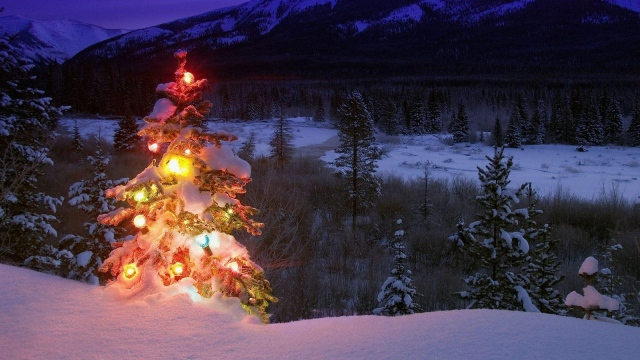
#> input picture nmzwj.png.jpg, 640 x 360 px
$ python main_2.py
#> lines starting #> are read from the running program, lines starting #| are printed output that depends on the picture; after the words box and inside, x2 and y2 are one past the last pixel; in counts of white or black regions, pixels touching at a corner belong together
#> further down, rgbimg is the input picture: shape (360, 640, 3); mean R, G, B 70.5, 56.1, 73.7
### findtree.py
from PIL import Image
import numpy as np
import scipy as sp
import matplotlib.colors as colors
from sklearn.cluster import DBSCAN
from math import ceil, sqrt

"""
Inputs:

    rgbimg:         [M,N,3] numpy array containing (uint, 0-255) color image

    hueleftthr:     Scalar constant to select maximum allowed hue in the
                    yellow-green region

    huerightthr:    Scalar constant to select minimum allowed hue in the
                    blue-purple region

    satthr:         Scalar constant to select minimum allowed saturation

    valthr:         Scalar constant to select minimum allowed value

    monothr:        Scalar constant to select minimum allowed monochrome
                    brightness

    maxpoints:      Scalar constant maximum number of pixels to forward to
                    the DBSCAN clustering algorithm

    proxthresh:     Proximity threshold to use for DBSCAN, as a fraction of
                    the diagonal size of the image

Outputs:

    borderseg:      [K,2,2] Nested list containing K pairs of x- and y- pixel
                    values for drawing the tree border

    X:              [P,2] List of pixels that passed the threshold step

    labels:         [Q,2] List of cluster labels for points in Xslice (see
                    below)

    Xslice:         [Q,2] Reduced list of pixels to be passed to DBSCAN

"""


def findtree(rgbimg, hueleftthr=0.2, huerightthr=0.95, satthr=0.7,
             valthr=0.7, monothr=220, maxpoints=5000, proxthresh=0.04):
    # Convert rgb image to monochrome for
#> called with hueleftthr = 0.2, huerightthr = 0.95, satthr = 0.7, valthr = 0.7, monothr = 220, maxpoints = 5000, proxthresh = 0.04
    gryimg = np.asarray(Image.fromarray(rgbimg).convert('L'))
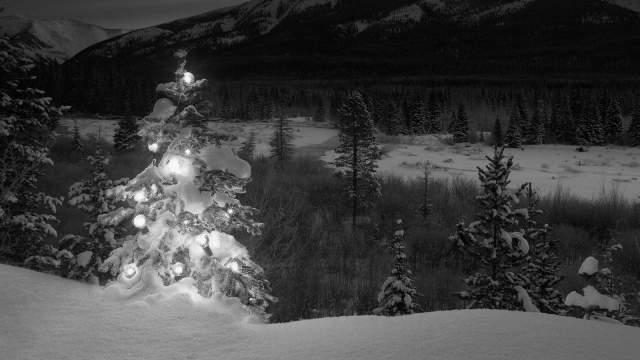
#> gryimg: shape (360, 640); min 0, max 253, mean 62.4
    # Convert rgb image (uint, 0-255) to hsv (float, 0.0-1.0)
    hsvimg = colors.rgb_to_hsv(rgbimg.astype(float) / 255)
#> hsvimg: shape (360, 640, 3) float64; mean of channels 0, 1, 2 0.593, 0.441, 0.35

    # Initialize binary thresholded image
    binimg = np.zeros((rgbimg.shape[0], rgbimg.shape[1]))
    # Find pixels with hue<0.2 or hue>0.95 (red or yellow) and saturation/value
    # both greater than 0.7 (saturated and bright)--tends to coincide with
    # ornamental lights on trees in some of the images
    boolidx = np.logical_and(
        np.logical_and(
            np.logical_or((hsvimg[:, :, 0] < hueleftthr),
                          (hsvimg[:, :, 0] > huerightthr)),
            (hsvimg[:, :, 1] > satthr)),
        (hsvimg[:, :, 2] > valthr)
    )
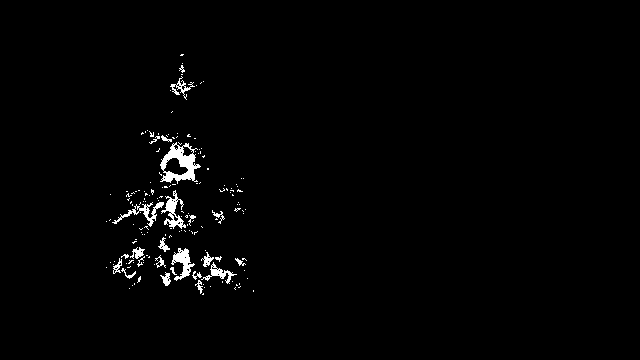
#> boolidx: shape (360, 640) bool; 1.5% white; 161 white regions (136 under 20 px), largest, box (x1, y1, x2, y2) and area: (160, 142, 201, 184) 772, (161, 190, 186, 229) 356, (171, 248, 195, 281) 337
    # Find pixels that meet hsv criterion
    binimg[np.where(boolidx)] = 255
    # Add pixels that meet grayscale brightness criterion
    binimg[np.where(gryimg > monothr)] = 255

    # Prepare thresholded points for DBSCAN clustering algorithm
    X = np.transpose(np.where(binimg == 255))

    print(123456, X.shape)
    print(X[0])
    print(X[1])

    Xslice = X
    nsample = len(Xslice)
    if nsample > maxpoints:
        # Make sure number of points does not exceed DBSCAN maximum capacity
        Xslice = X[range(0, nsample, int(ceil(float(nsample) / maxpoints)))]

    # Translate DBSCAN proximity threshold to units of pixels and run DBSCAN
    pixproxthr = proxthresh * sqrt(binimg.shape[0] ** 2 + binimg.shape[1] ** 2)
    db = DBSCAN(eps=pixproxthr, min_samples=10).fit(Xslice)
    labels = db.labels_.astype(int)

    # Find the largest cluster (i.e., with most points) and obtain convex hull
    unique_labels = set(labels)
    maxclustpt = 0
    for k in unique_labels:
        class_members = [index[0] for index in np.argwhere(labels == k)]
        if len(class_members) > maxclustpt:
            points = Xslice[class_members]
            hull = sp.spatial.ConvexHull(points)
            maxclustpt = len(class_members)
            borderseg = [[points[simplex, 0], points[simplex, 1]] for simplex
                         in hull.simplices]

    return borderseg, X, labels, Xslice

### main_2.py
#!/usr/bin/env python

from PIL import Image
import numpy as np
from findtree import findtree
import time
import cv2

# Image files to process
# fname = ['nmzwj.png.jpg', 'aVZhC.png.jpg', '2K9EF.png.jpg',
#          'YowlH.png.jpg', '2y4o5.png.jpg', 'FWhSP.png.jpg']
fname = ['nmzwj.png.jpg']

# Initialize figures
for ii, name in zip(range(len(fname)), fname):
    # Open the file and convert to rgb image
    rgbimg = np.asarray(Image.open(name))

    # Get the tree borders as well as a bunch of other intermediate values
    # that will be used to illustrate how the algorithm works
    border_seg, X, labels, Xslice = findtree(rgbimg)
#> border_seg = 13 items, first 6: [[194, 221], [110, 106]], [[288, 300], [129, 193]], [[178, 290], [243, 253]], [[291, 290], [253, 253]], [[55, 54], [180, 181]], [[55, 194], [180, 110]]; X = 4455 pairs, first value 54 to 300, second value 106 to 253; labels = 4455 values from 0 to 0; Xslice has the same summary as X
    border = np.array(border_seg)[:, 0]
#> border = 13 rows, first 8: [194, 221], [288, 300], [178, 290], [291, 290], [55, 54], [55, 194], [267, 221], [267, 288]
    print(border)
#| [[194 221]
#|  [288 300]
#|  [178 290]
#|  [291 290]
#|  [ 55  54]
#|  [ 55 194]
#|  [267 221]
#|  [267 288]
#|  [ 81 178]
#|  [300 300]
#|  [300 291]
#|  [ 54  54]
#> (further printed lines are left out)
    # Display thresholded images
    binimg = np.zeros((rgbimg.shape[0], rgbimg.shape[1]), dtype=np.uint8)
    for v, h in X:
        binimg[v, h] = 255
#> this loop made 4455 passes
#> (v, h) on passes 1 to 3: (54, 181), (54, 182), (54, 183)
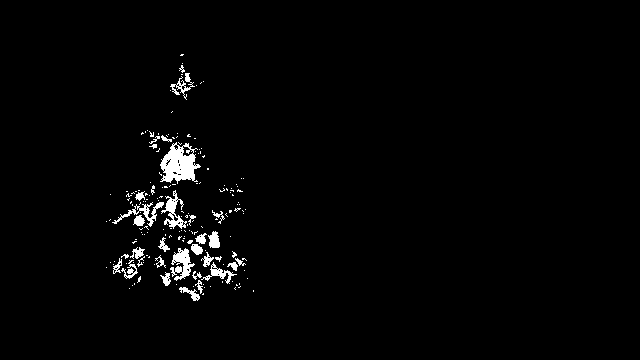
#> binimg: shape (360, 640); 1.9% white; 177 white regions (144 under 20 px), largest, box (x1, y1, x2, y2) and area: (160, 142, 201, 184) 994, (170, 248, 195, 281) 411, (161, 190, 187, 229) 362
    cv2.polylines(binimg, [border], True, 255)
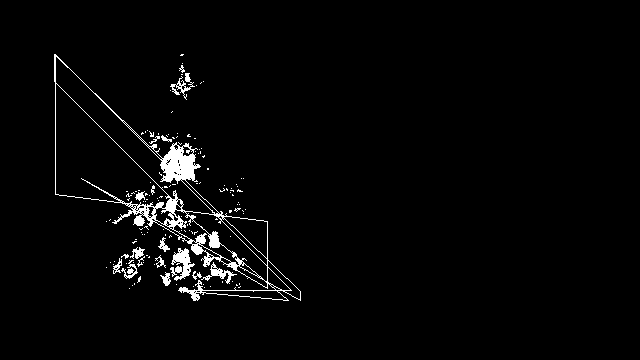
#> binimg: shape (360, 640); 2.6% white; 133 white regions (115 under 20 px), largest, box (x1, y1, x2, y2) and area: (54, 54, 301, 301) 4158, (170, 248, 195, 281) 411, (201, 262, 237, 284) 206
    cv2.imshow('11', binimg)
    cv2.waitKey()

    # Display color-coded clusters
    clustimg = np.ones(rgbimg.shape)
    unique_labels = set(labels)
#> unique_labels = 1 item

$ run again, with aVZhC.png.jpg copied over nmzwj.png.jpg
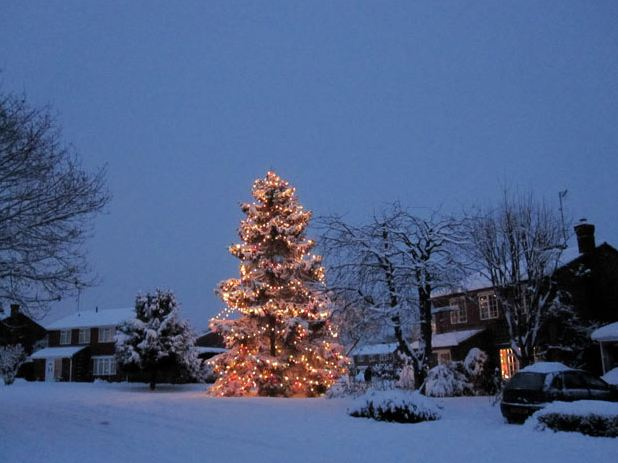
#> input picture aVZhC.png.jpg, 618 x 463 px
#> rgbimg is the input picture: shape (463, 618, 3); mean R, G, B 77.6, 95.7, 133.9
#> hsvimg: shape (463, 618, 3) float64; mean of channels 0, 1, 2 0.574, 0.459, 0.541
#> in findtree, `boolidx = np.logical_and( np.logical_and( np.logical_or((hsvimg[:, :, ..`:
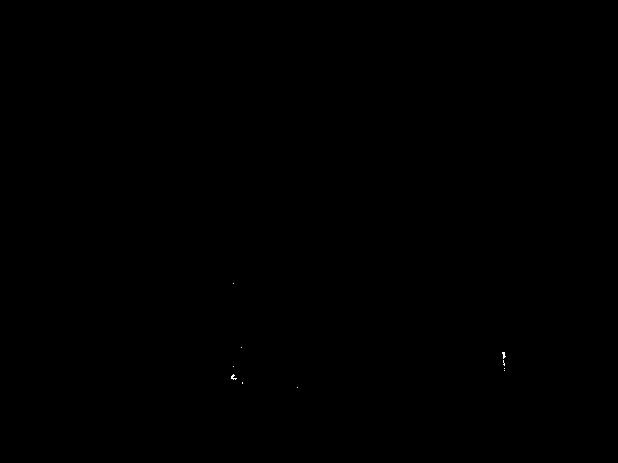
#> boolidx: shape (463, 618) bool; 0.02% white in thin lines or dots, all inside (x1, y1, x2, y2) = (231, 283, 506, 388)
#> border_seg = 16 items, first 6: [[186, 319], [254, 212]], [[363, 393], [208, 222]], [[175, 172], [274, 268]], [[275, 356], [323, 341]], [[389, 393], [312, 222]], [[389, 385], [312, 328]]; X = 413 pairs, first value 172 to 393, second value 208 to 512; labels = 413 values, max 1 at index 268, min 0 at index 0, mean 0.092; Xslice has the same summary as X
#> border = 16 rows, first 8: [186, 319], [363, 393], [175, 172], [275, 356], [389, 393], [389, 385], [357, 356], [357, 385]
#> (printed output is left out)
#> the loop `for v, h in X:` made 413 passes
#> (v, h) on passes 1 to 3: (172, 268), (173, 268), (175, 274)
#> `cv2.polylines(binimg, [border], True, 255)`:
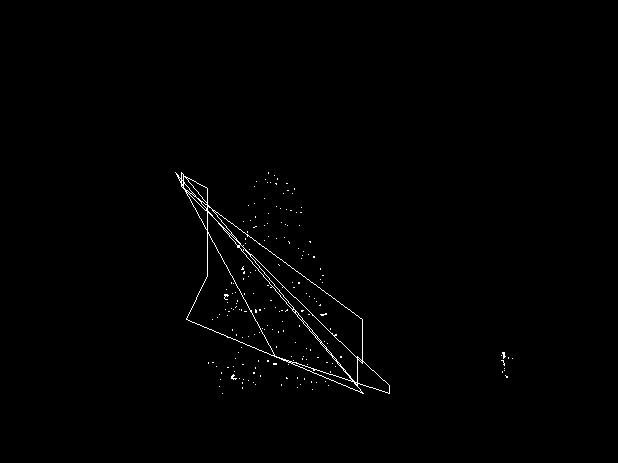
#> binimg: shape (463, 618); 0.67% white in thin lines or dots, all inside (x1, y1, x2, y2) = (175, 172, 513, 394)
#> unique_labels = 2 items

$ run again, with YowlH.png.jpg copied over nmzwj.png.jpg
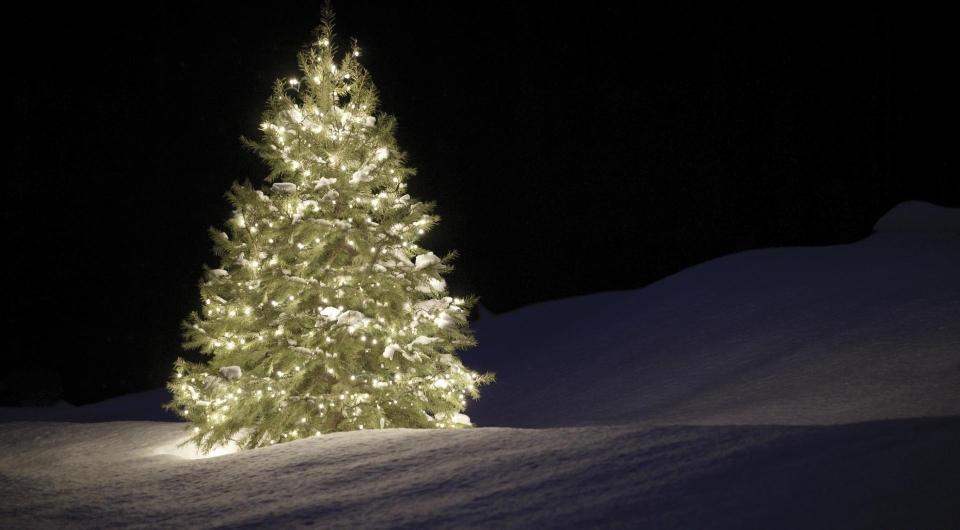
#> input picture YowlH.png.jpg, 1920 x 1060 px (shown at 1/2 size)
#> rgbimg is the input picture: shape (1060, 1920, 3); mean R, G, B 41.6, 39.3, 35.3
#> hsvimg: shape (1060, 1920, 3) float64; mean of channels 0, 1, 2 0.241, 0.159, 0.174
#> boolidx: shape (1060, 1920) bool; every value is 0
#> border_seg = 17 items, first 6: [[915, 918], [413, 386]], [[915, 849], [413, 938]], [[848, 756], [940, 954]], [[848, 849], [940, 938]], [[253, 749], [527, 357]], [[104, 82], [713, 650]]; X = 20617 pairs, first value 82 to 918, second value 318 to 960; labels = 4124 values from 0 to 0; Xslice = 4124 pairs, first value 82 to 918, second value 321 to 954
#> border = 17 rows, first 8: [915, 918], [915, 849], [848, 756], [848, 849], [253, 749], [104, 82], [104, 105], [600, 756]
#> (printed output is left out)
#> the loop `for v, h in X:` made 20617 passes
#> (v, h) on passes 1 to 3: (82, 650), (82, 651), (82, 652)
#> after the loop `for v, h in X:`:
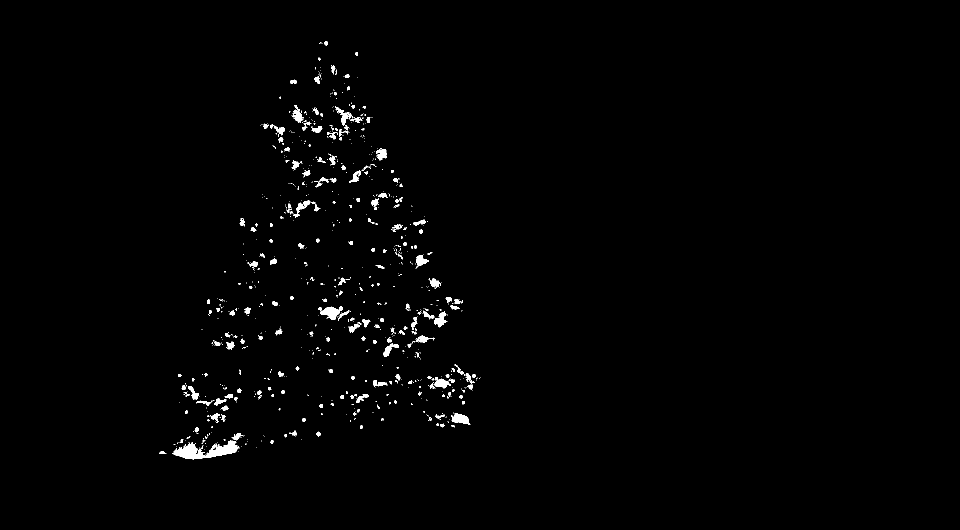
#> binimg: shape (1060, 1920) (shown at 1/2 size); 1% white; 847 white regions (646 under 20 px), largest, box (x1, y1, x2, y2) and area: (345, 881, 477, 919) 2370, (641, 613, 686, 640) 670, (902, 826, 941, 850) 530
#> `cv2.polylines(binimg, [border], True, 255)`:
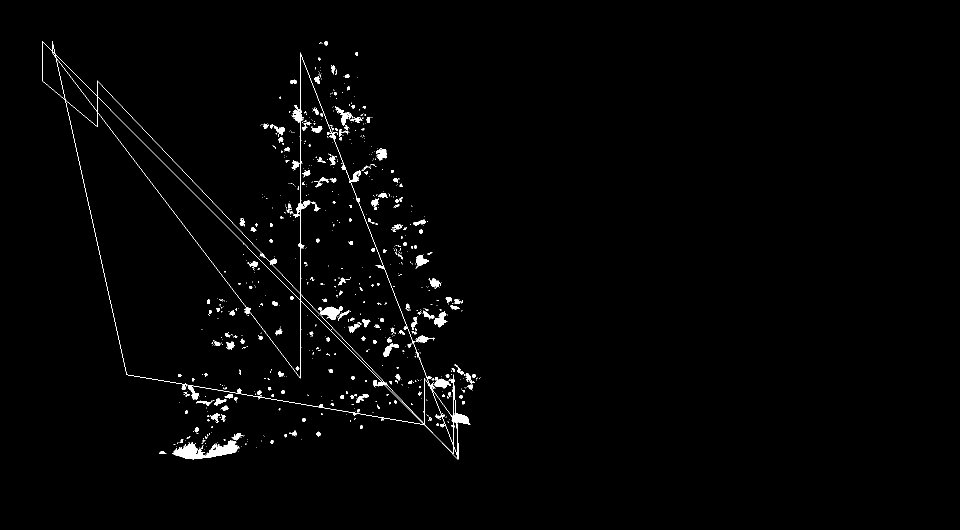
#> binimg: shape (1060, 1920) (shown at 1/2 size); 1.3% white; 797 white regions (623 under 20 px), largest, box (x1, y1, x2, y2) and area: (84, 82, 941, 919) 8805, (345, 881, 477, 919) 2370, (641, 613, 686, 640) 670
#> unique_labels = 1 item
